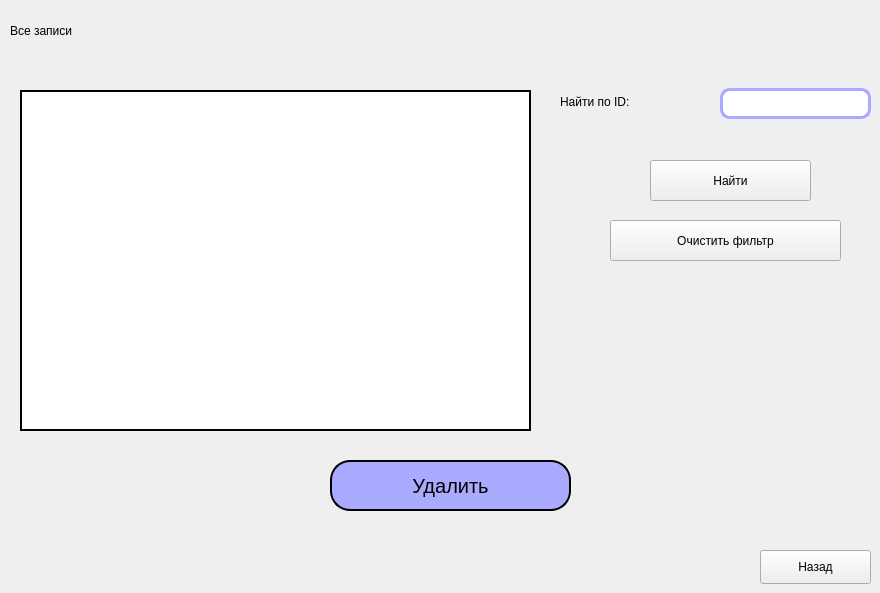
    <widget class="QWidget" name="page_6">
     <widget class="QTableView" name="tableView_allAppointments">
      <property name="geometry">
       <rect>
        <x>20</x>
        <y>90</y>
        <width>511</width>
        <height>341</height>
       </rect>
      </property>
      <property name="styleSheet">
       <string notr="true">QTableView{
	font: 2000 15pt &quot;Rockwell Extra Bold&quot;;
	border: 2px solid black;
	font-size: 15px;	
	color:black;
}
</string>
      </property>
     </widget>
     <widget class="QPushButton" name="pushButton_deleteAppointment_onAllAppointments">
      <property name="geometry">
       <rect>
        <x>330</x>
        <y>460</y>
        <width>241</width>
        <height>51</height>
       </rect>
      </property>
      <property name="styleSheet">
       <string notr="true">QPushButton{
	font: 2000 15pt &quot;Rockwell Extra Bold&quot;;
	border: 2px solid black;
	background-color:rgb(170, 170, 255);
	font-size: 20px;	
	border-radius: 20px;	
	color:black;
}

QPushButton:pressed
{
	background-color:black;
}

QPushButton:hover
{
	background-color: rgb(255, 67, 70);
}</string>
      </property>
      <property name="text">
       <string>Удалить</string>
      </property>
     </widget>
     <widget class="QPushButton" name="pushButton_backFromAllAppointments">
      <property name="geometry">
       <rect>
        <x>760</x>
        <y>550</y>
        <width>111</width>
        <height>34</height>
       </rect>
      </property>
      <property name="styleSheet">
       <string notr="true">QPushButton{
	font: 2000 15pt &quot;Rockwell Extra Bold&quot;;
	border: 2px solid black;
	background-color:rgb(170, 170, 255);
	font-size: 20px;	
	border-radius: 20px;	
	color:black;
}

QPushButton:pressed
{
	background-color:black;
}

QPushButton:hover
{
	background-color: rgb(14, 118, 255);
}font: 2000 15pt &quot;Rockwell Extra Bold&quot;;font: 2000 10pt &quot;Arial Black&quot;;</string>
      </property>
      <property name="text">
       <string>Назад</string>
      </property>
     </widget>
     <widget class="QLineEdit" name="lineEdit_filterByID_onAllAppointments">
      <property name="geometry">
       <rect>
        <x>720</x>
        <y>88</y>
        <width>151</width>
        <height>31</height>
       </rect>
      </property>
      <property name="styleSheet">
       <string notr="true">QLineEdit{
	font: 2000 5pt &quot;Arial Black&quot;;
	border: 3px solid rgb(170, 170, 255);

	font-size: 15px;	
	border-radius: 10px;	
	color:black;
}</string>
      </property>
     </widget>
     <widget class="QLabel" name="label_18">
      <property name="geometry">
       <rect>
        <x>560</x>
        <y>90</y>
        <width>141</width>
        <height>24</height>
       </rect>
      </property>
      <property name="text">
       <string>Найти по ID:</string>
      </property>
     </widget>
     <widget class="QPushButton" name="pushButton_findByID_onAllAppointments">
      <property name="geometry">
       <rect>
        <x>650</x>
        <y>160</y>
        <width>161</width>
        <height>41</height>
       </rect>
      </property>
      <property name="styleSheet">
       <string notr="true">QPushButton{
	font: 2000 15pt &quot;Rockwell Extra Bold&quot;;
	border: 2px solid black;
	background-color:rgb(170, 170, 255);
	font-size: 20px;	
	border-radius: 20px;	
	color:black;
}

QPushButton:pressed
{
	background-color:black;
}

QPushButton:hover
{
	background-color: rgb(14, 118, 255);
}font: 2000 15pt &quot;Rockwell Extra Bold&quot;;font: 2000 10pt &quot;Arial Black&quot;;</string>
      </property>
      <property name="text">
       <string>Найти</string>
      </property>
     </widget>
     <widget class="QPushButton" name="pushButton_clearFilter_onAllAppointments">
      <property name="geometry">
       <rect>
        <x>610</x>
        <y>220</y>
        <width>231</width>
        <height>41</height>
       </rect>
      </property>
      <property name="styleSheet">
       <string notr="true">QPushButton{
	font: 2000 15pt &quot;Rockwell Extra Bold&quot;;
	border: 2px solid black;
	background-color:rgb(170, 170, 255);
	font-size: 20px;	
	border-radius: 20px;	
	color:black;
}

QPushButton:pressed
{
	background-color:black;
}

QPushButton:hover
{
	background-color: rgb(14, 118, 255);
}font: 2000 15pt &quot;Rockwell Extra Bold&quot;;font: 2000 10pt &quot;Arial Black&quot;;</string>
      </property>
      <property name="text">
       <string>Очистить фильтр</string>
      </property>
     </widget>
     <widget class="QLabel" name="label_22">
      <property name="geometry">
       <rect>
        <x>10</x>
        <y>-10</y>
        <width>741</width>
        <height>81</height>
       </rect>
      </property>
      <property name="styleSheet">
       <string notr="true">font: 2000 20pt &quot;Rockwell Extra Bold&quot;;</string>
      </property>
      <property name="text">
       <string>Все записи</string>
      </property>
     </widget>
    </widget>
